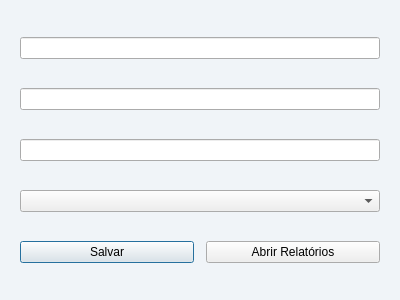
<?xml version="1.0" encoding="UTF-8"?>
<ui version="4.0">
 <class>EditarAlunoDialog</class>
 <widget class="QDialog" name="EditarAlunoDialog">
  <property name="windowTitle">
   <string>Editar Aluno</string>
  </property>
  <property name="geometry">
   <rect><x>0</x><y>0</y><width>400</width><height>300</height></rect>
  </property>
  <property name="styleSheet">
   <string notr="true">QDialog { background: #f0f4f8; }</string>
  </property>
  <layout class="QVBoxLayout" name="verticalLayout">
   <property name="spacing">
    <number>12</number>
   </property>
   <property name="leftMargin">
    <number>20</number>
   </property>
   <property name="topMargin">
    <number>20</number>
   </property>
   <property name="rightMargin">
    <number>20</number>
   </property>
   <property name="bottomMargin">
    <number>20</number>
   </property>
   <item>
    <widget class="QLineEdit" name="inputNome"/>
   </item>
   <item>
    <widget class="QLineEdit" name="inputSala"/>
   </item>
   <item>
    <widget class="QLineEdit" name="inputSerie"/>
   </item>
   <item>
    <widget class="QComboBox" name="comboGravidade">
     <item><string>baixo</string></item>
     <item><string>medio</string></item>
     <item><string>grave</string></item>
    </widget>
   </item>
   <item>
    <layout class="QHBoxLayout" name="horizontalLayoutBotoes">
     <item>
      <widget class="QPushButton" name="btnSalvar">
       <property name="text"><string>Salvar</string></property>
      </widget>
     </item>
     <item>
      <widget class="QPushButton" name="btnRelatorios">
       <property name="text"><string>Abrir Relatórios</string></property>
      </widget>
     </item>
    </layout>
   </item>
  </layout>
 </widget>
</ui>
